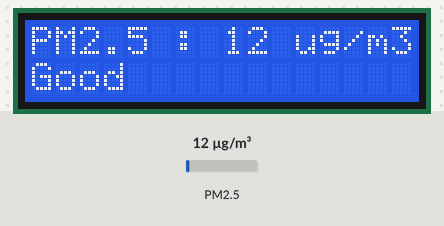
A sketch run on a simulated ESP32. Shown: 16×2 character LCD. The inputs (shaded band) are chosen by the test bench; at power-on: PM2.5 12 µg/m³. WiFi joins after 1.5 s; servers stay silent unless stated; what the sketch prints to the serial monitor is not drawn.

Above: at 2.8 s.
2.9 s: PM2.5 set to 95 µg/m³
At 4.8 s:
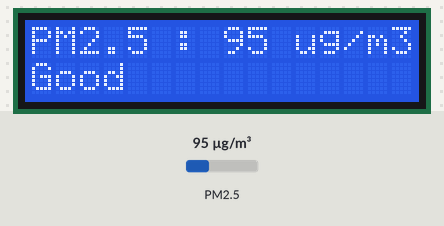
5.1 s: PM2.5 set to 105 µg/m³
At 6.2 s:
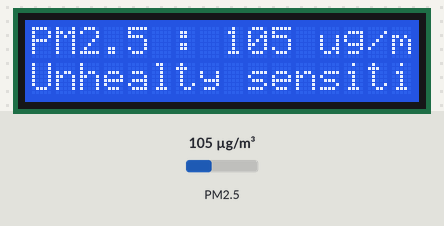
7.2 s: PM2.5 set to 148 µg/m³
At 8.9 s:
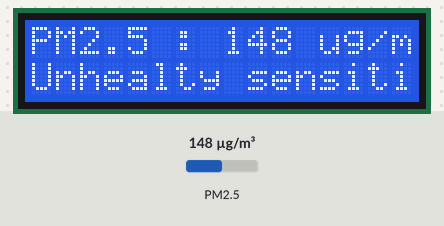
9.2 s: PM2.5 set to 153 µg/m³
At 10.9 s:
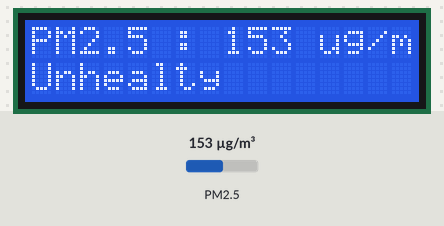
11.2 s: PM2.5 set to 198 µg/m³
At 12.6 s:
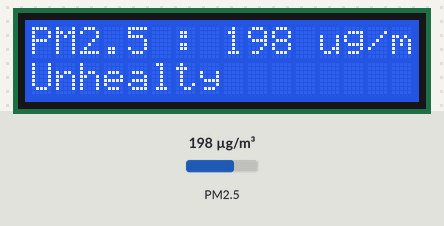
13.2 s: PM2.5 set to 204 µg/m³
At 14.5 s:
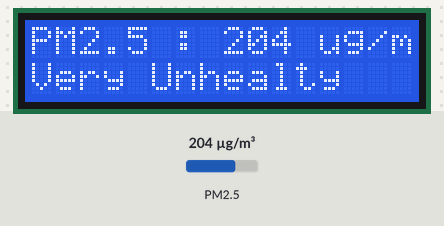
Timing chart, 0 to 16.2 s (numbered marks = the images above; inputs shaded):
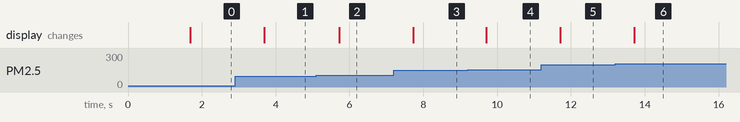

Measured:
- the behaviour switches between 100 and 101 µg/m³ on PM2.5 (found by bisection; images 1 and 2)
- the behaviour switches between 150 and 151 µg/m³ on PM2.5 (found by bisection; images 3 and 4)
- the behaviour switches between 200 and 201 µg/m³ on PM2.5 (found by bisection; images 5 and 6)
- after the input at 2.9 s, the display: changes after 0.79 s (image 1)
- after the input at 5.1 s, the display: changes after 0.62 s (image 2)
- after the input at 7.2 s, the display: changes after 0.52 s (image 3)
- after the input at 9.2 s, the display: changes after 0.51 s (image 4)
- after the input at 11.2 s, the display: changes after 0.51 s (image 5)
- after the input at 13.2 s, the display: changes after 0.52 s (image 6)

The sketch:

PM25_linenotify.ino
```cpp
#include <PMS.h>
#include <Wire.h>
#include <LiquidCrystal_I2C.h>
#include <WiFi.h>
#include <WiFiClientSecure.h>
#include <TridentTD_LineNotify.h>

#define pmsErr 0
int pmsValue;
String pmsDataLine;
String result1;
#define SSID        "-"
#define PASSWORD    "-"
#define LINE_TOKEN  "-"

PMS pms(Serial);
PMS::DATA data;

LiquidCrystal_I2C lcd(0x27, 16, 2);

void setup()
{
  Serial.begin(9600);
  Serial.println();
  Serial.println(LINE.getVersion());

  WiFi.begin(SSID, PASSWORD);
  Serial.printf("WiFi connecting to %s\n",  SSID);
  while(WiFi.status() != WL_CONNECTED) { Serial.print("."); delay(400); }
  Serial.printf("\nWiFi connected\nIP : ");
  Serial.println(WiFi.localIP());

  // กำหนด Line Token
  LINE.setToken(LINE_TOKEN);
}

void getStatus(){
  if(pmsValue>300){
      lcd.setCursor(0,1);
      lcd.print("HAZARDOUS!");
      }else if(pmsValue<=300&&pmsValue>200){
      lcd.setCursor(0,1);
      lcd.print("Very Unhealty");
     }else if(pmsValue<=200&&pmsValue>150){
      lcd.setCursor(0,1);
      lcd.print("Unhealty");
     }else if(pmsValue<=150&&pmsValue>100){
      lcd.setCursor(0,1);
      lcd.print("Unhealty sensitive");
      }else if(pmsValue<=100&&pmsValue>0){
      lcd.setCursor(0,1);
      lcd.print("Good");
     }else{
      lcd.setCursor(0,1);
      lcd.print("Waiting");
     }
}
void loop()
{
  if (pms.read(data))
  {
    //delay(2000);
    pmsValue = data.PM_AE_UG_2_5 - pmsErr;
    lcd.begin();
    lcd.setCursor(0,0);
    Serial.print("PM 2.5 (ug/m3): ");
    Serial.println(pmsValue);
    lcd.print("PM2.5 : ");
    lcd.print(pmsValue);
    lcd.print(" ug/m3");

    lcd.setCursor(0,1);
    lcd.print(" ");
    getStatus();
    String value1 = String(pmsValue);
    getStatus();

    String pmsDataLine = String("PM 2.5 : "+value1+ " ug/m3 ");
     LINE.notify(pmsDataLine);
    //getStatus()
  }
 }
```
